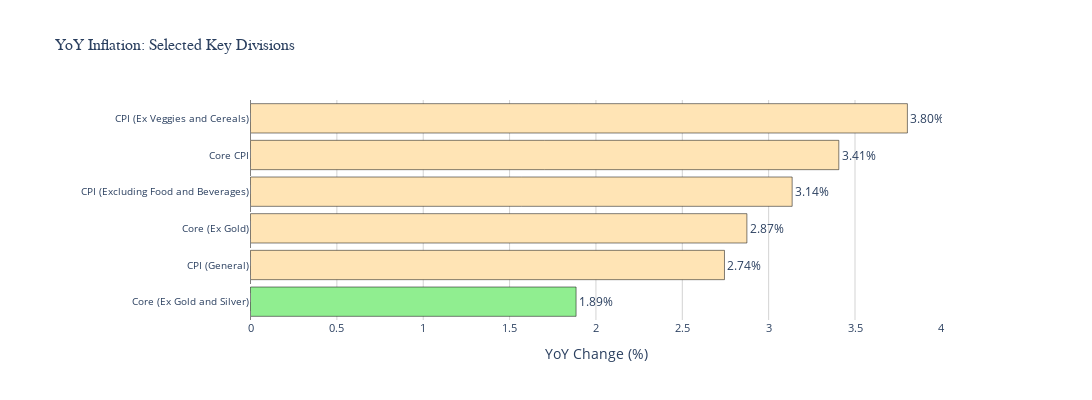

Notebook cell for this chart:
### Code cell
# Example 2: Select your own divisions
# Modify the list below to include the divisions you want to visualize

selected_divisions_bar = [
'CPI (General)', 'CPI (Excluding Food and Beverages)','Core (Ex Gold and Silver)', 'CPI (Ex Veggies and Cereals)','Core (Ex Gold)', 'Core CPI'
]

fig_selected_bar = create_yoy_bar_chart(
    divisions_to_include=selected_divisions_bar,
    title='YoY Inflation: Selected Key Divisions'
)
fig_selected_bar.show()

### Figure 1 — Plotly figure (JSON) as saved in the notebook; plotly's stock layout.template omitted (floating-point values rounded to 4 significant figures)
{"data": [{"customdata": [[103.4, 0.1459], [104.5, 0.3458], [104.4, 0.5576], [104.7, 0.606], [105.1, 0.6692], [105.4, 0.6335]], "hovertemplate": "<b>%{y}</b><br>YoY: %{x:.2f}%<br>Index: %{customdata[0]:.2f}<br>MoM: %{customdata[1]:.2f}%<extra></extra>", "marker": {"color": ["#90EE90", "#FFE4B5", "#FFE4B5", "#FFE4B5", "#FFE4B5", "#FFE4B5"], "line": {"color": "black", "width": 0.5}}, "orientation": "h", "text": ["1.89%", "2.74%", "2.87%", "3.14%", "3.41%", "3.80%"], "textposition": "outside", "type": "bar", "x": [1.885, 2.744, 2.874, 3.136, 3.406, 3.803], "y": ["Core (Ex Gold and Silver)", "CPI (General)", "Core (Ex Gold)", "CPI (Excluding Food and Beverages)", "Core CPI", "CPI (Ex Veggies and Cereals)"]}], "layout": {"height": 400, "margin": {"b": 80, "l": 250, "r": 150, "t": 100}, "plot_bgcolor": "white", "shapes": [{"line": {"color": "gray", "dash": "dash", "width": 1}, "type": "line", "x0": 0, "x1": 0, "xref": "x", "y0": 0, "y1": 1, "yref": "y domain"}], "showlegend": false, "title": {"font": {"family": "Arial Black", "size": 16}, "text": "YoY Inflation: Selected Key Divisions"}, "width": 1200, "xaxis": {"gridcolor": "lightgray", "tickfont": {"size": 11}, "title": {"text": "YoY Change (%)"}}, "yaxis": {"tickfont": {"size": 10}, "title": {"text": ""}}}}
